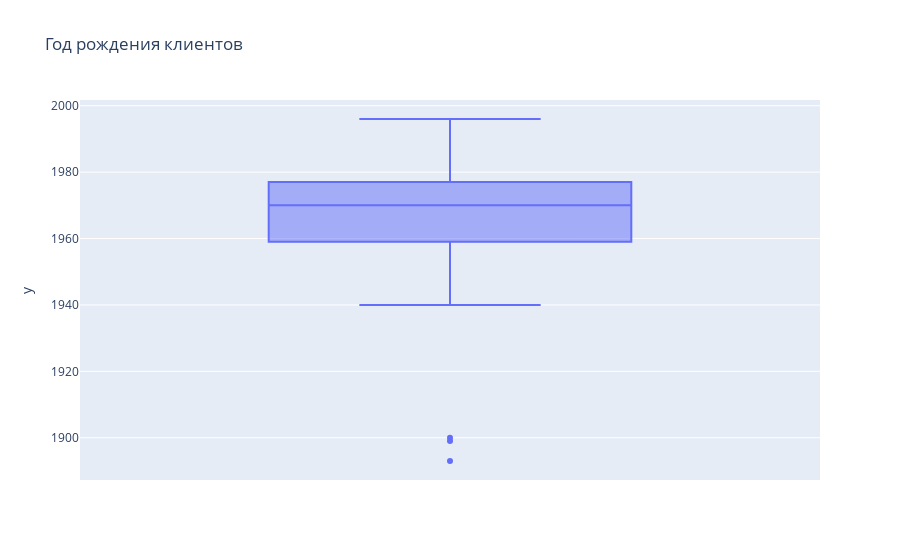

Notebook source saved alongside this figure:
### Code cell
# все ящики строить не будем, посмотрим те, где могут быть выбросы. По возрасту:
fig = px.box(y = df['year_birth'], title = 'Год рождения клиентов')
fig.show()

### Figure 1 — Plotly figure (JSON) as saved in the notebook; plotly's stock layout.template omitted (floating-point values rounded to 4 significant figures; data arrays with more than 128 entries replaced by an {"elided": "..."} marker saying what was removed)
{"data": [{"alignmentgroup": "True", "hovertemplate": "y=%{y}<extra></extra>", "legendgroup": "", "marker": {"color": "#636efa"}, "name": "", "notched": false, "offsetgroup": "", "orientation": "v", "showlegend": false, "type": "box", "x0": " ", "xaxis": "x", "y": {"elided": "2212 int values"}, "y0": " ", "yaxis": "y"}], "layout": {"boxmode": "group", "legend": {"tracegroupgap": 0}, "title": {"text": "Год рождения клиентов"}, "xaxis": {"anchor": "y", "domain": [0, 1]}, "yaxis": {"anchor": "x", "domain": [0, 1], "title": {"text": "y"}}}}
